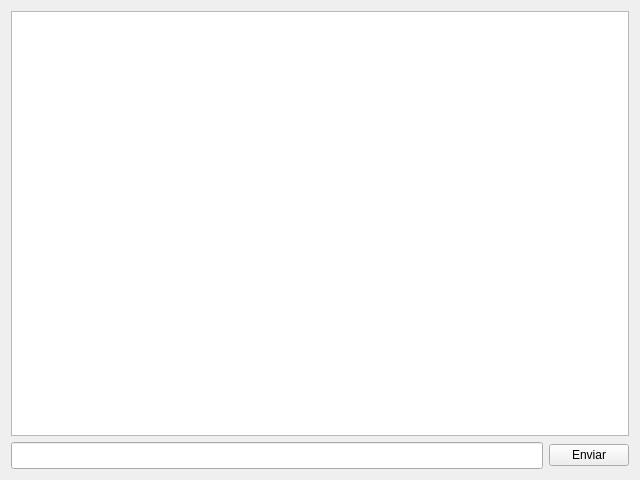
<?xml version="1.0" encoding="UTF-8"?>
<ui version="4.0">
 <class>ChatWidget</class>
 <widget class="QWidget" name="ChatWidget">
  <property name="geometry">
   <rect>
    <x>0</x>
    <y>0</y>
    <width>640</width>
    <height>480</height>
   </rect>
  </property>
  <property name="sizePolicy">
   <sizepolicy hsizetype="Expanding" vsizetype="Expanding">
    <horstretch>0</horstretch>
    <verstretch>0</verstretch>
   </sizepolicy>
  </property>
  <property name="minimumSize">
   <size>
    <width>640</width>
    <height>480</height>
   </size>
  </property>
  <property name="windowTitle">
   <string>Form</string>
  </property>
  <layout class="QVBoxLayout" name="verticalLayout">
   <item>
    <widget class="QTextBrowser" name="textBrowserHistorial">
     <property name="font">
      <font>
       <pointsize>12</pointsize>
      </font>
     </property>
    </widget>
   </item>
   <item>
    <layout class="QHBoxLayout" name="horizontalLayoutEntrada">
     <item>
      <widget class="QLineEdit" name="lineEditRespuesta">
       <property name="sizePolicy">
        <sizepolicy hsizetype="Expanding" vsizetype="Fixed">
         <horstretch>3</horstretch>
         <verstretch>0</verstretch>
        </sizepolicy>
       </property>
       <property name="font">
        <font>
         <pointsize>12</pointsize>
        </font>
       </property>
       <property name="clearButtonEnabled">
        <bool>true</bool>
       </property>
      </widget>
     </item>
     <item>
      <widget class="QPushButton" name="pushButtonEnviar">
       <property name="sizePolicy">
        <sizepolicy hsizetype="Expanding" vsizetype="Fixed">
         <horstretch>0</horstretch>
         <verstretch>0</verstretch>
        </sizepolicy>
       </property>
       <property name="text">
        <string>Enviar</string>
       </property>
      </widget>
     </item>
    </layout>
   </item>
  </layout>
 </widget>
 <resources/>
 <connections/>
</ui>
